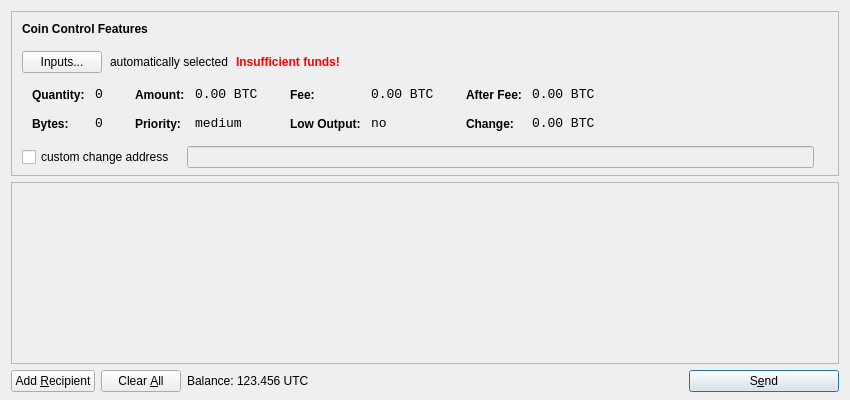
<?xml version="1.0" encoding="UTF-8"?>
<ui version="4.0">
 <class>SendCoinsDialog</class>
 <widget class="QDialog" name="SendCoinsDialog">
  <property name="geometry">
   <rect>
    <x>0</x>
    <y>0</y>
    <width>850</width>
    <height>400</height>
   </rect>
  </property>
  <property name="windowTitle">
   <string>Send Coins</string>
  </property>
  <layout class="QVBoxLayout" name="verticalLayout" stretch="0,1,0">
   <property name="bottomMargin">
    <number>8</number>
   </property>
   <item>
    <widget class="QFrame" name="frameCoinControl">
     <property name="sizePolicy">
      <sizepolicy hsizetype="Expanding" vsizetype="Expanding">
       <horstretch>0</horstretch>
       <verstretch>0</verstretch>
      </sizepolicy>
     </property>
     <property name="maximumSize">
      <size>
       <width>16777215</width>
       <height>16777215</height>
      </size>
     </property>
     <property name="frameShape">
      <enum>QFrame::StyledPanel</enum>
     </property>
     <property name="frameShadow">
      <enum>QFrame::Sunken</enum>
     </property>
     <layout class="QVBoxLayout" name="verticalLayoutCoinControl2">
      <property name="spacing">
       <number>-1</number>
      </property>
      <property name="leftMargin">
       <number>0</number>
      </property>
      <property name="topMargin">
       <number>0</number>
      </property>
      <property name="rightMargin">
       <number>0</number>
      </property>
      <property name="bottomMargin">
       <number>6</number>
      </property>
      <item>
       <layout class="QVBoxLayout" name="verticalLayoutCoinControl" stretch="0,0,0,0,1">
        <property name="spacing">
         <number>0</number>
        </property>
        <property name="leftMargin">
         <number>10</number>
        </property>
        <property name="topMargin">
         <number>10</number>
        </property>
        <item>
         <layout class="QHBoxLayout" name="horizontalLayoutCoinControl1">
          <property name="bottomMargin">
           <number>15</number>
          </property>
          <item>
           <widget class="QLabel" name="labelCoinControlFeatures">
            <property name="sizePolicy">
             <sizepolicy hsizetype="Preferred" vsizetype="Maximum">
              <horstretch>0</horstretch>
              <verstretch>0</verstretch>
             </sizepolicy>
            </property>
            <property name="font">
             <font>
              <weight>75</weight>
              <bold>true</bold>
             </font>
            </property>
            <property name="styleSheet">
             <string notr="true">font-weight:bold;</string>
            </property>
            <property name="text">
             <string>Coin Control Features</string>
            </property>
           </widget>
          </item>
         </layout>
        </item>
        <item>
         <layout class="QHBoxLayout" name="horizontalLayoutCoinControl2" stretch="0,0,0,0">
          <property name="spacing">
           <number>8</number>
          </property>
          <property name="bottomMargin">
           <number>10</number>
          </property>
          <item>
           <widget class="QPushButton" name="pushButtonCoinControl">
            <property name="styleSheet">
             <string notr="true"/>
            </property>
            <property name="text">
             <string>Inputs...</string>
            </property>
           </widget>
          </item>
          <item>
           <widget class="QLabel" name="labelCoinControlAutomaticallySelected">
            <property name="text">
             <string>automatically selected</string>
            </property>
            <property name="margin">
             <number>5</number>
            </property>
           </widget>
          </item>
          <item>
           <widget class="QLabel" name="labelCoinControlInsuffFunds">
            <property name="font">
             <font>
              <weight>75</weight>
              <bold>true</bold>
             </font>
            </property>
            <property name="styleSheet">
             <string notr="true">color:red;font-weight:bold;</string>
            </property>
            <property name="text">
             <string>Insufficient funds!</string>
            </property>
            <property name="margin">
             <number>5</number>
            </property>
           </widget>
          </item>
          <item>
           <spacer name="horizontalSpacerCoinControl">
            <property name="orientation">
             <enum>Qt::Horizontal</enum>
            </property>
            <property name="sizeHint" stdset="0">
             <size>
              <width>40</width>
              <height>1</height>
             </size>
            </property>
           </spacer>
          </item>
         </layout>
        </item>
        <item>
         <widget class="QWidget" name="widgetCoinControl" native="true">
          <property name="sizePolicy">
           <sizepolicy hsizetype="Preferred" vsizetype="Preferred">
            <horstretch>0</horstretch>
            <verstretch>0</verstretch>
           </sizepolicy>
          </property>
          <property name="minimumSize">
           <size>
            <width>0</width>
            <height>0</height>
           </size>
          </property>
          <property name="styleSheet">
           <string notr="true"/>
          </property>
          <layout class="QHBoxLayout" name="horizontalLayoutCoinControl5">
           <property name="margin">
            <number>0</number>
           </property>
           <item>
            <layout class="QHBoxLayout" name="horizontalLayoutCoinControl3" stretch="0,0,0,1">
             <property name="spacing">
              <number>20</number>
             </property>
             <property name="topMargin">
              <number>0</number>
             </property>
             <property name="bottomMargin">
              <number>10</number>
             </property>
             <item>
              <layout class="QFormLayout" name="formLayoutCoinControl1">
               <property name="horizontalSpacing">
                <number>10</number>
               </property>
               <property name="verticalSpacing">
                <number>14</number>
               </property>
               <property name="leftMargin">
                <number>10</number>
               </property>
               <property name="topMargin">
                <number>4</number>
               </property>
               <property name="rightMargin">
                <number>6</number>
               </property>
               <item row="0" column="0">
                <widget class="QLabel" name="labelCoinControlQuantityText">
                 <property name="styleSheet">
                  <string notr="true">font-weight:bold;</string>
                 </property>
                 <property name="text">
                  <string>Quantity:</string>
                 </property>
                 <property name="margin">
                  <number>0</number>
                 </property>
                </widget>
               </item>
               <item row="0" column="1">
                <widget class="QLabel" name="labelCoinControlQuantity">
                 <property name="font">
                  <font>
                   <family>Monospace</family>
                   <pointsize>10</pointsize>
                  </font>
                 </property>
                 <property name="cursor">
                  <cursorShape>IBeamCursor</cursorShape>
                 </property>
                 <property name="contextMenuPolicy">
                  <enum>Qt::ActionsContextMenu</enum>
                 </property>
                 <property name="text">
                  <string notr="true">0</string>
                 </property>
                 <property name="margin">
                  <number>0</number>
                 </property>
                 <property name="textInteractionFlags">
                  <set>Qt::LinksAccessibleByMouse|Qt::TextSelectableByKeyboard|Qt::TextSelectableByMouse</set>
                 </property>
                </widget>
               </item>
               <item row="1" column="0">
                <widget class="QLabel" name="labelCoinControlBytesText">
                 <property name="styleSheet">
                  <string notr="true">font-weight:bold;</string>
                 </property>
                 <property name="text">
                  <string>Bytes:</string>
                 </property>
                </widget>
               </item>
               <item row="1" column="1">
                <widget class="QLabel" name="labelCoinControlBytes">
                 <property name="font">
                  <font>
                   <family>Monospace</family>
                   <pointsize>10</pointsize>
                  </font>
                 </property>
                 <property name="cursor">
                  <cursorShape>IBeamCursor</cursorShape>
                 </property>
                 <property name="contextMenuPolicy">
                  <enum>Qt::ActionsContextMenu</enum>
                 </property>
                 <property name="text">
                  <string notr="true">0</string>
                 </property>
                 <property name="textInteractionFlags">
                  <set>Qt::LinksAccessibleByMouse|Qt::TextSelectableByKeyboard|Qt::TextSelectableByMouse</set>
                 </property>
                </widget>
               </item>
              </layout>
             </item>
             <item>
              <layout class="QFormLayout" name="formLayoutCoinControl2">
               <property name="horizontalSpacing">
                <number>10</number>
               </property>
               <property name="verticalSpacing">
                <number>14</number>
               </property>
               <property name="leftMargin">
                <number>6</number>
               </property>
               <property name="topMargin">
                <number>4</number>
               </property>
               <property name="rightMargin">
                <number>6</number>
               </property>
               <item row="0" column="0">
                <widget class="QLabel" name="labelCoinControlAmountText">
                 <property name="styleSheet">
                  <string notr="true">font-weight:bold;</string>
                 </property>
                 <property name="text">
                  <string>Amount:</string>
                 </property>
                 <property name="margin">
                  <number>0</number>
                 </property>
                </widget>
               </item>
               <item row="0" column="1">
                <widget class="QLabel" name="labelCoinControlAmount">
                 <property name="font">
                  <font>
                   <family>Monospace</family>
                   <pointsize>10</pointsize>
                  </font>
                 </property>
                 <property name="cursor">
                  <cursorShape>IBeamCursor</cursorShape>
                 </property>
                 <property name="contextMenuPolicy">
                  <enum>Qt::ActionsContextMenu</enum>
                 </property>
                 <property name="text">
                  <string notr="true">0.00 BTC</string>
                 </property>
                 <property name="textInteractionFlags">
                  <set>Qt::LinksAccessibleByMouse|Qt::TextSelectableByKeyboard|Qt::TextSelectableByMouse</set>
                 </property>
                </widget>
               </item>
               <item row="1" column="0">
                <widget class="QLabel" name="labelCoinControlPriorityText">
                 <property name="styleSheet">
                  <string notr="true">font-weight:bold;</string>
                 </property>
                 <property name="text">
                  <string>Priority:</string>
                 </property>
                </widget>
               </item>
               <item row="1" column="1">
                <widget class="QLabel" name="labelCoinControlPriority">
                 <property name="font">
                  <font>
                   <family>Monospace</family>
                   <pointsize>10</pointsize>
                  </font>
                 </property>
                 <property name="cursor">
                  <cursorShape>IBeamCursor</cursorShape>
                 </property>
                 <property name="contextMenuPolicy">
                  <enum>Qt::ActionsContextMenu</enum>
                 </property>
                 <property name="text">
                  <string>medium</string>
                 </property>
                 <property name="textInteractionFlags">
                  <set>Qt::LinksAccessibleByMouse|Qt::TextSelectableByKeyboard|Qt::TextSelectableByMouse</set>
                 </property>
                </widget>
               </item>
              </layout>
             </item>
             <item>
              <layout class="QFormLayout" name="formLayoutCoinControl3">
               <property name="horizontalSpacing">
                <number>10</number>
               </property>
               <property name="verticalSpacing">
                <number>14</number>
               </property>
               <property name="leftMargin">
                <number>6</number>
               </property>
               <property name="topMargin">
                <number>4</number>
               </property>
               <property name="rightMargin">
                <number>6</number>
               </property>
               <item row="0" column="0">
                <widget class="QLabel" name="labelCoinControlFeeText">
                 <property name="styleSheet">
                  <string notr="true">font-weight:bold;</string>
                 </property>
                 <property name="text">
                  <string>Fee:</string>
                 </property>
                 <property name="margin">
                  <number>0</number>
                 </property>
                </widget>
               </item>
               <item row="0" column="1">
                <widget class="QLabel" name="labelCoinControlFee">
                 <property name="font">
                  <font>
                   <family>Monospace</family>
                   <pointsize>10</pointsize>
                  </font>
                 </property>
                 <property name="cursor">
                  <cursorShape>IBeamCursor</cursorShape>
                 </property>
                 <property name="contextMenuPolicy">
                  <enum>Qt::ActionsContextMenu</enum>
                 </property>
                 <property name="text">
                  <string notr="true">0.00 BTC</string>
                 </property>
                 <property name="textInteractionFlags">
                  <set>Qt::LinksAccessibleByMouse|Qt::TextSelectableByKeyboard|Qt::TextSelectableByMouse</set>
                 </property>
                </widget>
               </item>
               <item row="1" column="0">
                <widget class="QLabel" name="labelCoinControlLowOutputText">
                 <property name="styleSheet">
                  <string notr="true">font-weight:bold;</string>
                 </property>
                 <property name="text">
                  <string>Low Output:</string>
                 </property>
                </widget>
               </item>
               <item row="1" column="1">
                <widget class="QLabel" name="labelCoinControlLowOutput">
                 <property name="font">
                  <font>
                   <family>Monospace</family>
                   <pointsize>10</pointsize>
                  </font>
                 </property>
                 <property name="cursor">
                  <cursorShape>IBeamCursor</cursorShape>
                 </property>
                 <property name="contextMenuPolicy">
                  <enum>Qt::ActionsContextMenu</enum>
                 </property>
                 <property name="text">
                  <string>no</string>
                 </property>
                 <property name="textInteractionFlags">
                  <set>Qt::LinksAccessibleByMouse|Qt::TextSelectableByKeyboard|Qt::TextSelectableByMouse</set>
                 </property>
                </widget>
               </item>
              </layout>
             </item>
             <item>
              <layout class="QFormLayout" name="formLayoutCoinControl4">
               <property name="horizontalSpacing">
                <number>10</number>
               </property>
               <property name="verticalSpacing">
                <number>14</number>
               </property>
               <property name="leftMargin">
                <number>6</number>
               </property>
               <property name="topMargin">
                <number>4</number>
               </property>
               <property name="rightMargin">
                <number>6</number>
               </property>
               <item row="0" column="0">
                <widget class="QLabel" name="labelCoinControlAfterFeeText">
                 <property name="styleSheet">
                  <string notr="true">font-weight:bold;</string>
                 </property>
                 <property name="text">
                  <string>After Fee:</string>
                 </property>
                 <property name="margin">
                  <number>0</number>
                 </property>
                </widget>
               </item>
               <item row="0" column="1">
                <widget class="QLabel" name="labelCoinControlAfterFee">
                 <property name="font">
                  <font>
                   <family>Monospace</family>
                   <pointsize>10</pointsize>
                  </font>
                 </property>
                 <property name="cursor">
                  <cursorShape>IBeamCursor</cursorShape>
                 </property>
                 <property name="contextMenuPolicy">
                  <enum>Qt::ActionsContextMenu</enum>
                 </property>
                 <property name="text">
                  <string notr="true">0.00 BTC</string>
                 </property>
                 <property name="textInteractionFlags">
                  <set>Qt::LinksAccessibleByMouse|Qt::TextSelectableByKeyboard|Qt::TextSelectableByMouse</set>
                 </property>
                </widget>
               </item>
               <item row="1" column="0">
                <widget class="QLabel" name="labelCoinControlChangeText">
                 <property name="styleSheet">
                  <string notr="true">font-weight:bold;</string>
                 </property>
                 <property name="text">
                  <string>Change:</string>
                 </property>
                </widget>
               </item>
               <item row="1" column="1">
                <widget class="QLabel" name="labelCoinControlChange">
                 <property name="font">
                  <font>
                   <family>Monospace</family>
                   <pointsize>10</pointsize>
                  </font>
                 </property>
                 <property name="cursor">
                  <cursorShape>IBeamCursor</cursorShape>
                 </property>
                 <property name="contextMenuPolicy">
                  <enum>Qt::ActionsContextMenu</enum>
                 </property>
                 <property name="text">
                  <string notr="true">0.00 BTC</string>
                 </property>
                 <property name="textInteractionFlags">
                  <set>Qt::LinksAccessibleByMouse|Qt::TextSelectableByKeyboard|Qt::TextSelectableByMouse</set>
                 </property>
                </widget>
               </item>
              </layout>
             </item>
            </layout>
           </item>
          </layout>
         </widget>
        </item>
        <item>
         <layout class="QHBoxLayout" name="horizontalLayoutCoinControl4" stretch="0,0,0">
          <property name="spacing">
           <number>12</number>
          </property>
          <property name="sizeConstraint">
           <enum>QLayout::SetDefaultConstraint</enum>
          </property>
          <property name="topMargin">
           <number>5</number>
          </property>
          <property name="rightMargin">
           <number>5</number>
          </property>
          <item>
           <widget class="QCheckBox" name="checkBoxCoinControlChange">
            <property name="text">
             <string>custom change address</string>
            </property>
           </widget>
          </item>
          <item>
           <widget class="QLineEdit" name="lineEditCoinControlChange">
            <property name="enabled">
             <bool>false</bool>
            </property>
            <property name="sizePolicy">
             <sizepolicy hsizetype="Expanding" vsizetype="Fixed">
              <horstretch>0</horstretch>
              <verstretch>0</verstretch>
             </sizepolicy>
            </property>
           </widget>
          </item>
          <item>
           <widget class="QLabel" name="labelCoinControlChangeLabel">
            <property name="sizePolicy">
             <sizepolicy hsizetype="Preferred" vsizetype="Expanding">
              <horstretch>0</horstretch>
              <verstretch>0</verstretch>
             </sizepolicy>
            </property>
            <property name="minimumSize">
             <size>
              <width>0</width>
              <height>0</height>
             </size>
            </property>
            <property name="text">
             <string/>
            </property>
            <property name="margin">
             <number>3</number>
            </property>
           </widget>
          </item>
         </layout>
        </item>
        <item>
         <spacer name="verticalSpacerCoinControl">
          <property name="orientation">
           <enum>Qt::Vertical</enum>
          </property>
          <property name="sizeHint" stdset="0">
           <size>
            <width>800</width>
            <height>1</height>
           </size>
          </property>
         </spacer>
        </item>
       </layout>
      </item>
     </layout>
    </widget>
   </item>
   <item>
    <widget class="QScrollArea" name="scrollArea">
     <property name="widgetResizable">
      <bool>true</bool>
     </property>
     <widget class="QWidget" name="scrollAreaWidgetContents">
      <property name="geometry">
       <rect>
        <x>0</x>
        <y>0</y>
        <width>830</width>
        <height>165</height>
       </rect>
      </property>
      <layout class="QVBoxLayout" name="verticalLayout_2">
       <property name="margin">
        <number>0</number>
       </property>
       <item>
        <layout class="QVBoxLayout" name="entries">
         <property name="spacing">
          <number>6</number>
         </property>
        </layout>
       </item>
       <item>
        <spacer name="verticalSpacer">
         <property name="orientation">
          <enum>Qt::Vertical</enum>
         </property>
         <property name="sizeHint" stdset="0">
          <size>
           <width>20</width>
           <height>40</height>
          </size>
         </property>
        </spacer>
       </item>
      </layout>
     </widget>
    </widget>
   </item>
   <item>
    <layout class="QHBoxLayout" name="horizontalLayout">
     <item>
      <widget class="QPushButton" name="addButton">
       <property name="toolTip">
        <string>Send to multiple recipients at once</string>
       </property>
       <property name="text">
        <string>Add &amp;Recipient</string>
       </property>
       <property name="icon">
        <iconset resource="../bitcoin.qrc">
         <normaloff>:/icons/add</normaloff>:/icons/add</iconset>
       </property>
       <property name="autoDefault">
        <bool>false</bool>
       </property>
      </widget>
     </item>
     <item>
      <widget class="QPushButton" name="clearButton">
       <property name="sizePolicy">
        <sizepolicy hsizetype="Minimum" vsizetype="Fixed">
         <horstretch>0</horstretch>
         <verstretch>0</verstretch>
        </sizepolicy>
       </property>
       <property name="toolTip">
        <string>Remove all transaction fields</string>
       </property>
       <property name="text">
        <string>Clear &amp;All</string>
       </property>
       <property name="icon">
        <iconset resource="../bitcoin.qrc">
         <normaloff>:/icons/remove</normaloff>:/icons/remove</iconset>
       </property>
       <property name="autoRepeatDelay">
        <number>300</number>
       </property>
       <property name="autoDefault">
        <bool>false</bool>
       </property>
      </widget>
     </item>
     <item>
      <layout class="QHBoxLayout" name="horizontalLayout_2">
       <property name="spacing">
        <number>3</number>
       </property>
       <item>
        <widget class="QLabel" name="label">
         <property name="text">
          <string>Balance:</string>
         </property>
        </widget>
       </item>
       <item>
        <widget class="QLabel" name="labelBalance">
         <property name="cursor">
          <cursorShape>IBeamCursor</cursorShape>
         </property>
         <property name="text">
          <string>123.456 UTC</string>
         </property>
         <property name="textInteractionFlags">
          <set>Qt::LinksAccessibleByMouse|Qt::TextSelectableByKeyboard|Qt::TextSelectableByMouse</set>
         </property>
        </widget>
       </item>
      </layout>
     </item>
     <item>
      <spacer name="horizontalSpacer">
       <property name="orientation">
        <enum>Qt::Horizontal</enum>
       </property>
       <property name="sizeHint" stdset="0">
        <size>
         <width>40</width>
         <height>20</height>
        </size>
       </property>
      </spacer>
     </item>
     <item>
      <widget class="QPushButton" name="sendButton">
       <property name="minimumSize">
        <size>
         <width>150</width>
         <height>0</height>
        </size>
       </property>
       <property name="toolTip">
        <string>Confirm the send action</string>
       </property>
       <property name="text">
        <string>S&amp;end</string>
       </property>
       <property name="icon">
        <iconset resource="../bitcoin.qrc">
         <normaloff>:/icons/send</normaloff>:/icons/send</iconset>
       </property>
       <property name="default">
        <bool>true</bool>
       </property>
      </widget>
     </item>
    </layout>
   </item>
  </layout>
 </widget>
 <resources>
  <include location="../bitcoin.qrc"/>
 </resources>
 <connections/>
</ui>
